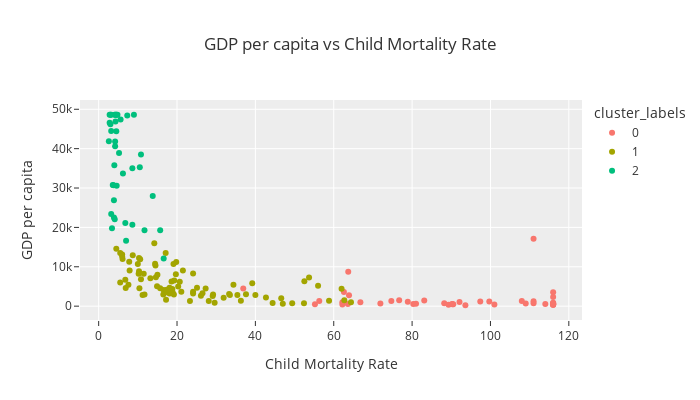

The cell this chart's notebook holds for it:
### Markdown cell above
From above distribution of datapoints to cluster, we can see they are not equally distributed but it is a fair enough distribution. so no unnecessary clusters present.

### Code cell
# lets visualize the clusters 
# GDP per capita vs Child mortality rate
px.scatter(countries, x="child_mort", y="gdpp", hover_name="country", color="cluster_labels", 
           width=700, height=400, template="ggplot2", 
           labels={"child_mort":"Child Mortality Rate", "gdpp":"GDP per capita"},
           title="GDP per capita vs Child Mortality Rate")

### Figure 1 — Plotly figure (JSON) as saved in the notebook; plotly's stock layout.template omitted (floating-point values rounded to 4 significant figures)
{"data": [{"hoverlabel": {"namelength": 0}, "hovertemplate": "<b>%{hovertext}</b><br><br>cluster_labels=0<br>Child Mortality Rate=%{x}<br>GDP per capita=%{y}", "hovertext": ["Afghanistan", "Angola", "Benin", "Burkina Faso", "Burundi", "Cameroon", "Central African Republic", "Chad", "Comoros", "Congo, Dem. Rep.", "Congo, Rep.", "Cote d'Ivoire", "Equatorial Guinea", "Eritrea", "Gabon", "Gambia", "Ghana", "Guinea", "Guinea-Bissau", "Haiti", "Iraq", "Kenya", "Lao", "Lesotho", "Liberia", "Madagascar", "Malawi", "Mali", "Mauritania", "Mozambique", "Niger", "Nigeria", "Pakistan", "Rwanda", "Senegal", "Sierra Leone", "Sudan", "Tanzania", "Timor-Leste", "Togo", "Uganda", "Yemen", "Zambia"], "legendgroup": "0", "marker": {"color": "#F8766D", "symbol": "circle"}, "mode": "markers", "name": "0", "showlegend": true, "type": "scatter", "x": [90.2, 116, 111, 116, 93.6, 108, 116, 116, 88.2, 116, 63.9, 111, 111, 55.2, 63.7, 80.3, 74.7, 109, 114, 116, 36.9, 62.2, 78.9, 99.7, 89.3, 62.2, 90.5, 116, 97.4, 101, 116, 116, 92.1, 63.6, 66.8, 116, 76.7, 71.9, 62.6, 90.3, 81, 56.3, 83.1], "xaxis": "x", "y": [553, 3530, 758, 575, 231, 1310, 446, 897, 769, 334, 2740, 1220, 17100, 482, 8750, 562, 1310, 648, 547, 662, 4500, 967, 1140, 1170, 327, 413, 459, 708, 1200, 419, 348, 2330, 1040, 563, 1000, 399, 1480, 702, 3600, 488, 595, 1310, 1460], "yaxis": "y"}, {"hoverlabel": {"namelength": 0}, "hovertemplate": "<b>%{hovertext}</b><br><br>cluster_labels=1<br>Child Mortality Rate=%{x}<br>GDP per capita=%{y}", "hovertext": ["Albania", "Algeria", "Antigua and Barbuda", "Argentina", "Armenia", "Azerbaijan", "Bangladesh", "Barbados", "Belarus", "Belize", "Bhutan", "Bolivia", "Bosnia and Herzegovina", "Botswana", "Brazil", "Bulgaria", "Cambodia", "Cape Verde", "Chile", "China", "Colombia", "Costa Rica", "Croatia", "Dominican Republic", "Ecuador", "Egypt", "El Salvador", "Estonia", "Fiji", "Georgia", "Grenada", "Guatemala", "Guyana", "Hungary", "India", "Indonesia", "Iran", "Jamaica", "Jordan", "Kazakhstan", "Kiribati", "Kyrgyz Republic", "Latvia", "Lebanon", "Lithuania", "Macedonia, FYR", "Malaysia", "Maldives", "Mauritius", "Micronesia, Fed. Sts.", "Moldova", "Mongolia", "Montenegro", "Morocco", "Myanmar", "Namibia", "Nepal", "Panama", "Paraguay", "Peru", "Philippines", "Poland", "Romania", "Russia", "Samoa", "Serbia", "Seychelles", "Solomon Islands", "South Africa", "Sri Lanka", "St. Vincent and the Grenadines", "Suriname", "Tajikistan", "Thailand", "Tonga", "Tunisia", "Turkey", "Turkmenistan", "Ukraine", "Uruguay", "Uzbekistan", "Vanuatu", "Venezuela", "Vietnam"], "legendgroup": "1", "marker": {"color": "#A3A500", "symbol": "circle"}, "mode": "markers", "name": "1", "showlegend": true, "type": "scatter", "x": [16.6, 27.3, 10.3, 14.5, 18.1, 39.2, 49.4, 14.2, 5.5, 18.8, 42.7, 46.6, 6.9, 52.5, 19.8, 10.8, 44.4, 26.5, 8.7, 15.7, 18.6, 10.2, 5.5, 34.4, 25.1, 29.1, 19.2, 4.5, 24.1, 16.5, 14.6, 35.4, 37.6, 6, 58.8, 33.3, 19.3, 18.1, 21.1, 21.5, 62.7, 29.6, 7.8, 10.3, 6.1, 10.4, 7.9, 13.2, 15, 40, 17.2, 26.1, 6.8, 33.5, 64.4, 56, 47, 19.7, 24.1, 20.3, 31.9, 6, 11.5, 10, 18.9, 7.6, 14.4, 28.1, 53.7, 11.2, 20.7, 24.1, 52.4, 14.9, 17.4, 17.4, 19.1, 62, 11.7, 10.6, 36.3, 29.2, 17.1, 23.3], "xaxis": "x", "y": [4090, 4460, 12200, 10300, 3220, 5840, 758, 16000, 6030, 4340, 2180, 1980, 4610, 6350, 11200, 6840, 786, 3310, 12900, 4560, 6250, 8200, 13500, 5450, 4660, 2600, 2990, 14600, 3650, 2960, 7370, 2830, 3040, 13100, 1350, 3110, 6530, 4680, 3680, 9070, 1490, 880, 11300, 8860, 12000, 4540, 9070, 7100, 8000, 2860, 1630, 2650, 6680, 2830, 988, 5190, 592, 8080, 3230, 5020, 2130, 12600, 8230, 10700, 3450, 5410, 10800, 1290, 7280, 2810, 6230, 8300, 738, 5080, 3550, 4140, 10700, 4440, 2970, 11900, 1380, 2970, 13500, 1310], "yaxis": "y"}, {"hoverlabel": {"namelength": 0}, "hovertemplate": "<b>%{hovertext}</b><br><br>cluster_labels=2<br>Child Mortality Rate=%{x}<br>GDP per capita=%{y}", "hovertext": ["Australia", "Austria", "Bahamas", "Bahrain", "Belgium", "Brunei", "Canada", "Cyprus", "Czech Republic", "Denmark", "Finland", "France", "Germany", "Greece", "Iceland", "Ireland", "Israel", "Italy", "Japan", "Kuwait", "Libya", "Luxembourg", "Malta", "Netherlands", "New Zealand", "Norway", "Oman", "Portugal", "Qatar", "Saudi Arabia", "Singapore", "Slovak Republic", "Slovenia", "South Korea", "Spain", "Sweden", "Switzerland", "United Arab Emirates", "United Kingdom", "United States"], "legendgroup": "2", "marker": {"color": "#00BF7D", "symbol": "circle"}, "mode": "markers", "name": "2", "showlegend": true, "type": "scatter", "x": [4.8, 4.3, 13.8, 8.6, 4.5, 10.5, 5.6, 3.6, 3.4, 4.1, 3, 4.2, 4.2, 3.9, 2.6, 4.2, 4.6, 4, 3.2, 10.8, 16.6, 2.8, 6.8, 4.5, 6.2, 3.2, 11.7, 3.9, 9, 15.7, 2.8, 7, 3.2, 4.1, 3.8, 3, 4.5, 8.6, 5.2, 7.3], "xaxis": "x", "y": [48610, 46900, 28000, 20700, 44400, 35300, 47400, 30800, 19800, 48610, 46200, 40600, 41800, 26900, 41900, 48610, 30600, 35800, 44500, 38500, 12100, 48610, 21100, 48610, 33700, 48610, 19300, 22500, 48610, 19300, 46600, 16600, 23400, 22100, 30700, 48610, 48610, 35000, 38900, 48400], "yaxis": "y"}], "layout": {"height": 400, "legend": {"title": {"text": "cluster_labels"}, "tracegroupgap": 0}, "title": {"text": "GDP per capita vs Child Mortality Rate"}, "width": 700, "xaxis": {"anchor": "y", "domain": [0, 1], "title": {"text": "Child Mortality Rate"}}, "yaxis": {"anchor": "x", "domain": [0, 1], "title": {"text": "GDP per capita"}}}}
